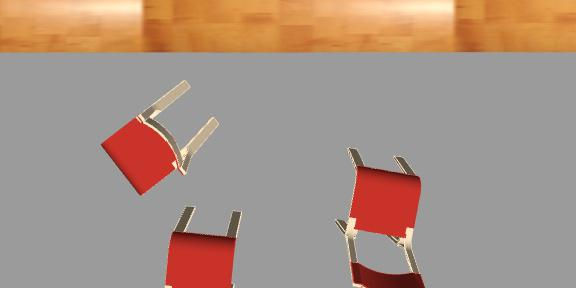
#> input picture tamp_perception/src/demo_images/12.jpg, 576 x 288 px; its folder holds only this picture in this run
$ python enlarge_image.py
#> lines starting #> are read from the running program, lines starting #| are printed output that depends on the picture
import os
from PIL import Image

im_path = "demo_images"
size = (576, 288)
for filename in os.listdir(im_path):
    large_im = Image.new('RGBA', size)
#> large_im: PIL image 576x288 RGBA; every value is 0
    pixel_large = large_im.load()
    ori_im = Image.open(os.path.join(im_path, filename))
#> ori_im is the input picture: PIL image 576x288 RGB; mean R, G, B 168.8, 146.2, 132.9
    ori_im = ori_im.convert('RGBA')
#> ori_im: PIL image 576x288 RGBA
    pixel_ori = ori_im.load()
    for i in range(0, size[0]):
        for j in range(0, size[1]):
            li = int(i/9)
            lj = int(j/9)
            pixel_large[i, j] = pixel_ori[li, lj]
    large_im.save(im_path+'/large_'+filename.split(".")[0]+'.png')
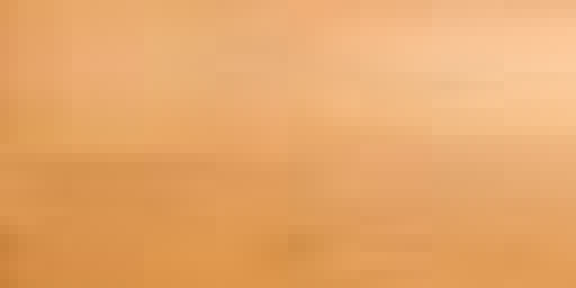
#> saved as large_12.png: PIL image 576x288 RGBA; mean R, G, B, A 230.6, 167.5, 106.6, 255
